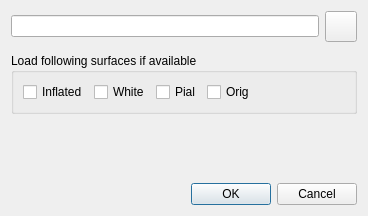
<?xml version="1.0" encoding="UTF-8"?>
<ui version="4.0">
 <class>DialogLoadSurface</class>
 <widget class="QDialog" name="DialogLoadSurface">
  <property name="geometry">
   <rect>
    <x>0</x>
    <y>0</y>
    <width>368</width>
    <height>216</height>
   </rect>
  </property>
  <property name="windowTitle">
   <string>Load Surface</string>
  </property>
  <layout class="QVBoxLayout" name="verticalLayout">
   <property name="spacing">
    <number>6</number>
   </property>
   <item>
    <layout class="QHBoxLayout" name="horizontalLayout">
     <item>
      <widget class="QLineEdit" name="lineEditFilename"/>
     </item>
     <item>
      <widget class="QToolButton" name="toolButtonOpen">
       <property name="text">
        <string/>
       </property>
       <property name="icon">
        <iconset resource="freeview.qrc">
         <normaloff>:/resource/icons/file_open_16.png</normaloff>:/resource/icons/file_open_16.png</iconset>
       </property>
       <property name="iconSize">
        <size>
         <width>24</width>
         <height>24</height>
        </size>
       </property>
      </widget>
     </item>
    </layout>
   </item>
   <item>
    <spacer name="verticalSpacer_2">
     <property name="orientation">
      <enum>Qt::Vertical</enum>
     </property>
     <property name="sizeType">
      <enum>QSizePolicy::Fixed</enum>
     </property>
     <property name="sizeHint" stdset="0">
      <size>
       <width>10</width>
       <height>5</height>
      </size>
     </property>
    </spacer>
   </item>
   <item>
    <widget class="QGroupBox" name="groupBox">
     <property name="title">
      <string>Load following surfaces if available</string>
     </property>
     <layout class="QHBoxLayout" name="horizontalLayout_2">
      <item>
       <widget class="QCheckBox" name="checkBoxInflated">
        <property name="text">
         <string>Inflated</string>
        </property>
       </widget>
      </item>
      <item>
       <widget class="QCheckBox" name="checkBoxWhite">
        <property name="text">
         <string>White</string>
        </property>
       </widget>
      </item>
      <item>
       <widget class="QCheckBox" name="checkBoxPial">
        <property name="text">
         <string>Pial</string>
        </property>
       </widget>
      </item>
      <item>
       <widget class="QCheckBox" name="checkBoxOrig">
        <property name="text">
         <string>Orig</string>
        </property>
       </widget>
      </item>
      <item>
       <spacer name="horizontalSpacer">
        <property name="orientation">
         <enum>Qt::Horizontal</enum>
        </property>
        <property name="sizeHint" stdset="0">
         <size>
          <width>5</width>
          <height>5</height>
         </size>
        </property>
       </spacer>
      </item>
     </layout>
    </widget>
   </item>
   <item>
    <spacer name="verticalSpacer">
     <property name="orientation">
      <enum>Qt::Vertical</enum>
     </property>
     <property name="sizeHint" stdset="0">
      <size>
       <width>5</width>
       <height>20</height>
      </size>
     </property>
    </spacer>
   </item>
   <item>
    <widget class="QDialogButtonBox" name="buttonBox">
     <property name="orientation">
      <enum>Qt::Horizontal</enum>
     </property>
     <property name="standardButtons">
      <set>QDialogButtonBox::Cancel|QDialogButtonBox::Ok</set>
     </property>
    </widget>
   </item>
  </layout>
 </widget>
 <resources>
  <include location="freeview.qrc"/>
 </resources>
 <connections>
  <connection>
   <sender>buttonBox</sender>
   <signal>accepted()</signal>
   <receiver>DialogLoadSurface</receiver>
   <slot>accept()</slot>
   <hints>
    <hint type="sourcelabel">
     <x>227</x>
     <y>188</y>
    </hint>
    <hint type="destinationlabel">
     <x>157</x>
     <y>215</y>
    </hint>
   </hints>
  </connection>
  <connection>
   <sender>buttonBox</sender>
   <signal>rejected()</signal>
   <receiver>DialogLoadSurface</receiver>
   <slot>reject()</slot>
   <hints>
    <hint type="sourcelabel">
     <x>295</x>
     <y>194</y>
    </hint>
    <hint type="destinationlabel">
     <x>286</x>
     <y>215</y>
    </hint>
   </hints>
  </connection>
  <connection>
   <sender>toolButtonOpen</sender>
   <signal>clicked()</signal>
   <receiver>DialogLoadSurface</receiver>
   <slot>OnOpen()</slot>
   <hints>
    <hint type="sourcelabel">
     <x>349</x>
     <y>23</y>
    </hint>
    <hint type="destinationlabel">
     <x>502</x>
     <y>47</y>
    </hint>
   </hints>
  </connection>
 </connections>
 <slots>
  <slot>OnOK()</slot>
  <slot>OnOpen()</slot>
 </slots>
</ui>
